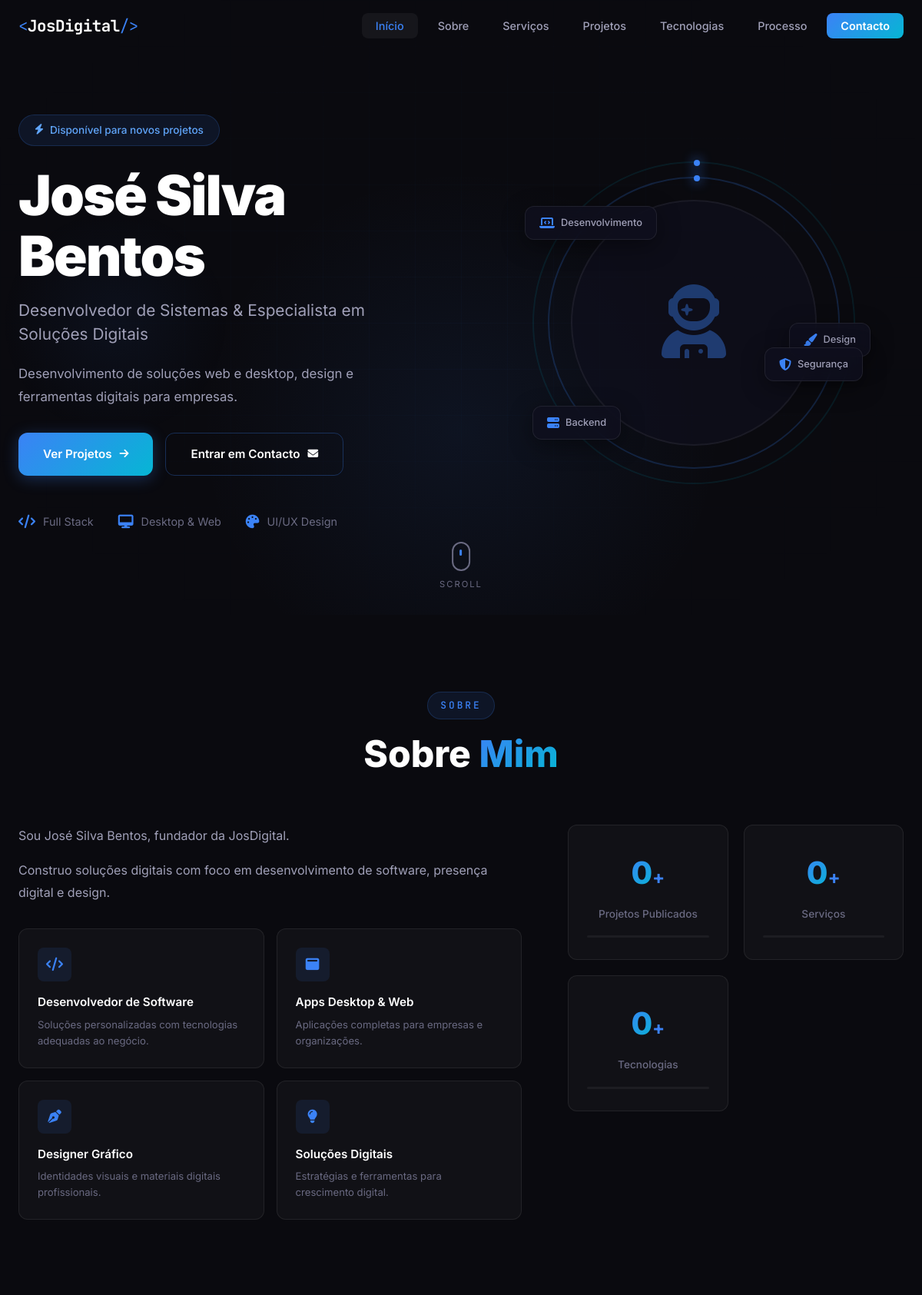
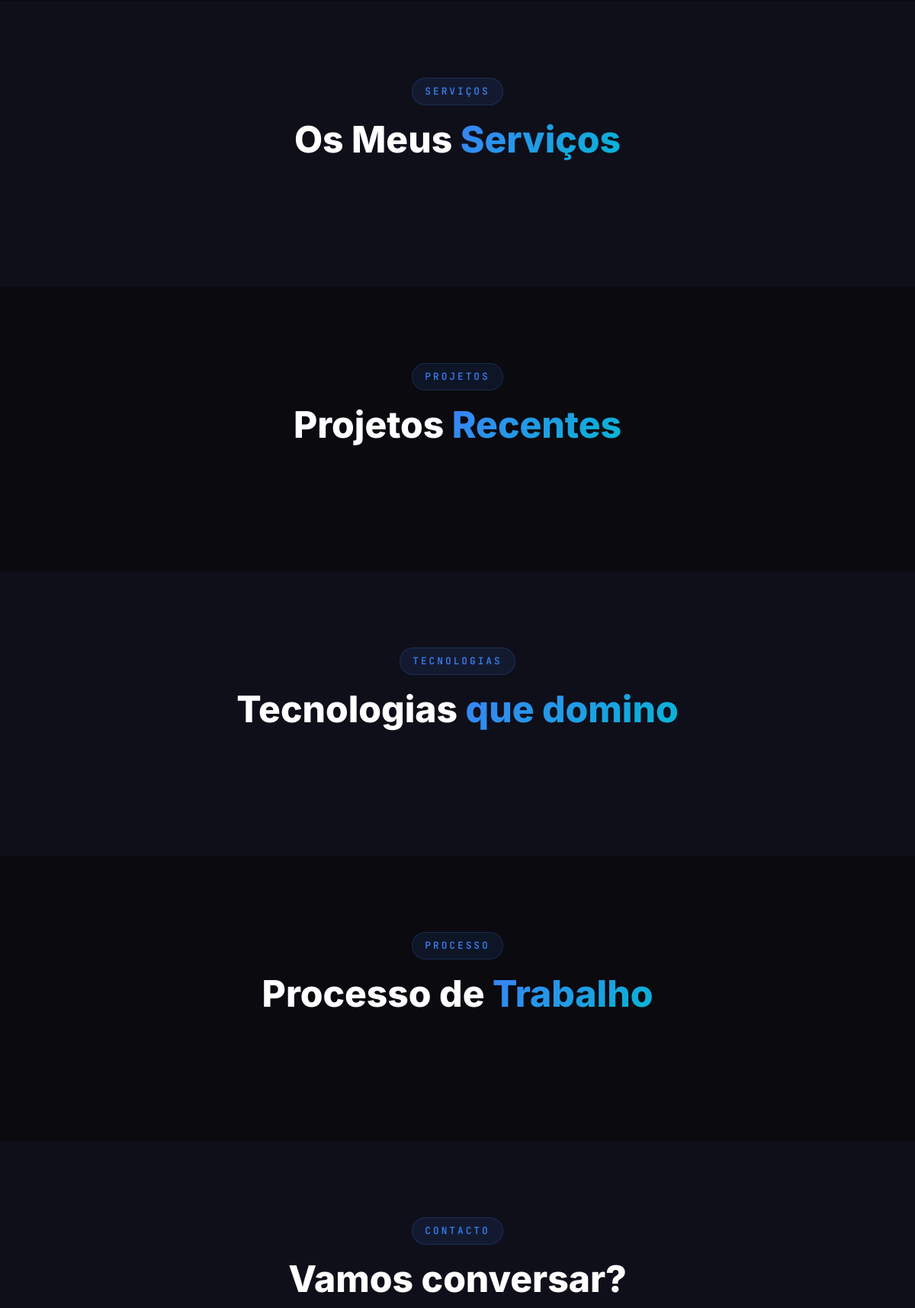
The page / (upper part) on the database its author committed (2 pictures, top to bottom).
### tables this page shows
CREATE TABLE IF NOT EXISTS site_settings (
  id TINYINT UNSIGNED PRIMARY KEY,
  site_name VARCHAR(150) NOT NULL,
  brand_name VARCHAR(150) NOT NULL,
  owner_name VARCHAR(150) NOT NULL,
  site_title VARCHAR(255) DEFAULT NULL,
  meta_description TEXT DEFAULT NULL,
  whatsapp VARCHAR(50) DEFAULT NULL,
  email VARCHAR(255) DEFAULT NULL,
  created_at TIMESTAMP DEFAULT CURRENT_TIMESTAMP,
  updated_at TIMESTAMP DEFAULT CURRENT_TIMESTAMP ON UPDATE CURRENT_TIMESTAMP
);

CREATE TABLE IF NOT EXISTS site_sections (
  id INT UNSIGNED AUTO_INCREMENT PRIMARY KEY,
  section_key VARCHAR(50) NOT NULL UNIQUE,
  menu_label VARCHAR(100) DEFAULT NULL,
  title VARCHAR(200) DEFAULT NULL,
  title_highlight VARCHAR(200) DEFAULT NULL,
  subtitle TEXT DEFAULT NULL,
  sort_order INT NOT NULL DEFAULT 0,
  item_limit INT DEFAULT NULL,
  is_active TINYINT(1) NOT NULL DEFAULT 1
);

CREATE TABLE IF NOT EXISTS hero (
  id TINYINT UNSIGNED PRIMARY KEY,
  badge VARCHAR(255) DEFAULT NULL,
  title VARCHAR(255) DEFAULT NULL,
  subtitle TEXT DEFAULT NULL,
  description TEXT DEFAULT NULL,
  button_primary VARCHAR(100) DEFAULT NULL,
  button_primary_url VARCHAR(255) DEFAULT NULL,
  button_secondary VARCHAR(100) DEFAULT NULL,
  button_secondary_url VARCHAR(255) DEFAULT NULL,
  media_id BIGINT UNSIGNED DEFAULT NULL,
  FOREIGN KEY(media_id) REFERENCES media(id) ON DELETE SET NULL
);

CREATE TABLE IF NOT EXISTS about (
  id TINYINT UNSIGNED PRIMARY KEY,
  title VARCHAR(255) DEFAULT NULL,
  description TEXT DEFAULT NULL,
  image_id BIGINT UNSIGNED DEFAULT NULL,
  FOREIGN KEY(image_id) REFERENCES media(id) ON DELETE SET NULL
);

### controllers/HomeController.php (called while the page is built, shortened)
<?php
require_once __DIR__ . '/../models/Content.php';
require_once __DIR__ . '/../models/Project.php';
final class HomeController
{
    public function index(): void
    {
        $settings = Content::settings();
        $sections = Content::sections();
        $hero = Content::hero();
        $about = Content::about();
        $services = Content::services();
        $technologies = Content::technologies();
        $projectSection = Content::section('projetos');
        require __DIR__ . '/../views/home.php';
    }
}

### index.php (called while the page is built, shortened)
<?php
require_once __DIR__ . '/config/database.php';
require_once __DIR__ . '/controllers/HomeController.php';
$controller = new HomeController();
$controller->index();

### config/database.php (called while the page is built, shortened)
<?php
function db(): PDO
{
    static $pdo = null;
    if ($pdo instanceof PDO) {
        return $pdo;
    }
    try {
        $dsn = sprintf(
            'mysql:host=%s;dbname=%s;charset=utf8mb4',
            DB_HOST,
            DB_NAME
        );
        $pdo = new PDO($dsn, DB_USER, DB_PASS, [
            PDO::ATTR_ERRMODE => PDO::ERRMODE_EXCEPTION,
            PDO::ATTR_DEFAULT_FETCH_MODE => PDO::FETCH_ASSOC,
            PDO::ATTR_EMULATE_PREPARES => false,
            PDO::ATTR_STRINGIFY_FETCHES => false,
        ]);
        return $pdo;
    } catch (PDOException $e) {
        error_log('JosPortifolio DB error: ' . $e->getMessage());
        throw new RuntimeException(
            'Não foi possível estabelecer ligação com a base de dados.',
            0,
            $e
        );
    }
}
function e(?string $value): string
{
    return htmlspecialchars((string) $value, ENT_QUOTES, 'UTF-8');
}

### models/Content.php (called while the page is built, shortened)
<?php
require_once __DIR__ . '/../config/database.php';
final class Content
{
    public static function settings(): array
    {
        $stmt = db()->prepare('SELECT * FROM site_settings WHERE id = 1 LIMIT 1');
        $stmt->execute();
        return $stmt->fetch() ?: [];
    }
    public static function sections(): array
    {
        $stmt = db()->query(
            'SELECT * FROM site_sections
             WHERE is_active = 1
             ORDER BY sort_order ASC, id ASC'
        );
        return $stmt->fetchAll();
    }
    public static function section(string $key): array
    {
        $stmt = db()->prepare(
            'SELECT * FROM site_sections WHERE section_key = :section_key LIMIT 1'
        );
        $stmt->execute(['section_key' => $key]);
        return $stmt->fetch() ?: [];
    }
    public static function hero(): array
    {
        $stmt = db()->query(
            'SELECT h.*, m.id AS media_id, m.mime_type AS media_mime_type
             FROM hero h
             LEFT JOIN media m ON m.id = h.media_id
             WHERE h.id = 1
             LIMIT 1'
        );
        return $stmt->fetch() ?: [];
    }
    public static function about(): array
    {
        $stmt = db()->query(
            'SELECT a.*, m.id AS image_id, m.mime_type AS image_mime_type
             FROM about a
             LEFT JOIN media m ON m.id = a.image_id
             WHERE a.id = 1
             LIMIT 1'
        );
        return $stmt->fetch() ?: [];
    }
    public static function services(bool $includeInactive = false): array
    {
        $where = $includeInactive ? '' : 'WHERE s.is_active = 1';
        $sql = "SELECT s.*, m.id AS icon_media_id, m.mime_type AS icon_mime_type
                FROM services s
                LEFT JOIN media m ON m.id = s.icon_media_id
                {$where}
                ORDER BY s.sort_order ASC, s.id ASC";
        return db()->query($sql)->fetchAll();
    }
    public static function technologies(bool $includeInactive = false): array
    {
        $where = $includeInactive ? '' : 'WHERE t.is_active = 1';
        $sql = "SELECT t.*, m.id AS icon_media_id, m.mime_type AS icon_mime_type
                FROM technologies t
                LEFT JOIN media m ON m.id = t.icon_media_id
                {$where}
                ORDER BY t.category ASC, t.sort_order ASC, t.id ASC";
        return db()->query($sql)->fetchAll();
    }
}

### models/Project.php (called while the page is built, shortened)
<?php
require_once __DIR__ . '/../config/database.php';
final class Project
{
    public static function countPublished(): int
    {
        return (int) db()->query("SELECT COUNT(*) FROM projects WHERE status = 'published'")->fetchColumn();
    }
}

### views/home.php (the view, shortened to what this page needs)
<?php
$settings = $settings ?? [];
$sections = $sections ?? [];
$secMap = [];
foreach ($sections as $section) {
    $secMap[$section['section_key']] = $section;
}
$heroMediaId = !empty($hero['media_id']) ? (int) $hero['media_id'] : 0;
?>
<!DOCTYPE html>
<html lang="pt-AO">
<head>
    <link rel="stylesheet" href="https://cdnjs.cloudflare.com/ajax/libs/font-awesome/6.5.1/css/all.min.css">
    <link rel="stylesheet" href="assets/css/style.css">
</head>
<body>
<nav class="navbar" id="navbar">
    <div class="nav-container">
        <a href="#hero" class="nav-logo">
            <span class="logo-bracket">&lt;</span><?= e($settings['brand_name'] ?? 'JosDigital') ?><span class="logo-bracket">/&gt;</span>
        </a>
        <ul class="nav-menu" id="navMenu">
            <li><a href="#hero" class="nav-link active">Início</a></li>
            <?php foreach ($sections as $section): if (($section['section_key'] ?? '') === 'hero') continue; ?>
                <li>
                    <a href="#<?= e($section['section_key']) ?>"
                       class="nav-link <?= ($section['section_key'] ?? '') === 'contacto' ? 'nav-cta' : '' ?>">
                        <?= e($section['menu_label'] ?: ($section['title'] ?: ucfirst($section['section_key']))) ?>
                    </a>
                </li>
            <?php endforeach; ?>
        </ul>
    </div>
</nav>
<section class="hero" id="hero">
    <div class="hero-bg">
        <div class="hero-grid"></div>
        <div class="hero-glow"></div>
        <div class="hero-particles" id="particles"></div>
    </div>
    <div class="hero-container">
        <div class="hero-content">
            <div class="hero-badge" data-animate="fade-up">
                <i class="fas fa-bolt"></i><?= e($hero['badge'] ?? 'Disponível para novos projetos') ?>
            </div>
            <h1 class="hero-name" data-animate="fade-up">
                <?= nl2br(e($hero['title'] ?? ($settings['owner_name'] ?? 'José Silva Bentos'))) ?>
            </h1>
            <h2 class="hero-title" data-animate="fade-up" data-delay="100">
                <?= e($hero['subtitle'] ?? 'Desenvolvedor de Sistemas & Especialista em Soluções Digitais') ?>
            </h2>
            <p class="hero-description" data-animate="fade-up" data-delay="200">
                <?= e($hero['description'] ?? '') ?>
            </p>
            <div class="hero-buttons" data-animate="fade-up" data-delay="300">
                <a href="<?= e($hero['button_primary_url'] ?? '#projetos') ?>" class="btn btn-primary">
                    <span><?= e($hero['button_primary'] ?? 'Ver Projetos') ?></span>
                    <i class="fas fa-arrow-right"></i>
                </a>
                <a href="<?= e($hero['button_secondary_url'] ?? '#contacto') ?>" class="btn btn-outline">
                    <span><?= e($hero['button_secondary'] ?? 'Entrar em Contacto') ?></span>
                    <i class="fas fa-envelope"></i>
                </a>
            </div>
            <div class="hero-stats" data-animate="fade-up" data-delay="400">
                <div class="hero-stat"><i class="fas fa-code"></i><span>Full Stack</span></div>
                <div class="hero-stat"><i class="fas fa-desktop"></i><span>Desktop & Web</span></div>
                <div class="hero-stat"><i class="fas fa-palette"></i><span>UI/UX Design</span></div>
            </div>
        </div>
        <div class="hero-visual" data-animate="fade-left">
            <div class="hero-avatar-container">
                <div class="avatar-ring"></div>
                <div class="avatar-ring avatar-ring-2"></div>
                <div class="hero-avatar">
                    <?php if ($heroMediaId): ?>
                        <img src="media.php?id=<?= $heroMediaId ?>" alt="<?= e($settings['owner_name'] ?? 'Perfil') ?>" class="avatar-img">
                    <?php else: ?>
                        <div class="avatar-placeholder"><i class="fas fa-user-astronaut"></i></div>
                    <?php endif; ?>
                </div>
                <div class="floating-card card-1"><i class="fas fa-laptop-code"></i><span>Desenvolvimento</span></div>
                <div class="floating-card card-2"><i class="fas fa-paint-brush"></i><span>Design</span></div>
                <div class="floating-card card-3"><i class="fas fa-server"></i><span>Backend</span></div>
                <div class="floating-card card-4"><i class="fas fa-shield-halved"></i><span>Segurança</span></div>
            </div>
        </div>
    </div>
    <a href="#sobre" class="scroll-indicator">
        <span class="scroll-mouse"><span class="scroll-wheel"></span></span>
        <span class="scroll-text">Scroll</span>
    </a>
</section>
<?php if (!empty($secMap['sobre']['is_active'])): ?>
<section class="section" id="sobre">
    <div class="container">
        <div class="section-header" data-animate="fade-up">
            <span class="section-tag"><?= e($secMap['sobre']['menu_label'] ?? 'Quem sou eu') ?></span>
            <h2 class="section-title"><?= e($secMap['sobre']['title'] ?? 'Sobre') ?> <span class="text-gradient"><?= e($secMap['sobre']['title_highlight'] ?? 'Mim') ?></span></h2>
        </div>
        <div class="about-grid">
            <div class="about-content" data-animate="fade-right">
                <div class="about-text">
                    <p><?= nl2br(e($about['title'] ?? 'Sou José Silva Bentos, fundador da JosDigital.')) ?></p>
                    <p><?= nl2br(e($about['description'] ?? '')) ?></p>
                </div>
                <div class="about-cards">
                    <div class="about-card"><div class="about-card-icon"><i class="fas fa-code"></i></div><h4>Desenvolvedor de Software</h4><p>Soluções personalizadas com tecnologias adequadas ao negócio.</p></div>
                    <div class="about-card"><div class="about-card-icon"><i class="fas fa-window-maximize"></i></div><h4>Apps Desktop & Web</h4><p>Aplicações completas para empresas e organizações.</p></div>
                    <div class="about-card"><div class="about-card-icon"><i class="fas fa-pen-nib"></i></div><h4>Designer Gráfico</h4><p>Identidades visuais e materiais digitais profissionais.</p></div>
                    <div class="about-card"><div class="about-card-icon"><i class="fas fa-lightbulb"></i></div><h4>Soluções Digitais</h4><p>Estratégias e ferramentas para crescimento digital.</p></div>
                </div>
            </div>
            <div class="about-stats" data-animate="fade-left">
                <div class="stat-card"><div class="stat-number" data-count="<?= Project::countPublished() ?>">0</div><div class="stat-plus">+</div><div class="stat-label">Projetos Publicados</div><div class="stat-bar"><span class="stat-bar-fill"></span></div></div>
                <div class="stat-card"><div class="stat-number" data-count="<?= count($services) ?>">0</div><div class="stat-plus">+</div><div class="stat-label">Serviços</div><div class="stat-bar"><span class="stat-bar-fill"></span></div></div>
                <div class="stat-card"><div class="stat-number" data-count="<?= count($technologies) ?>">0</div><div class="stat-plus">+</div><div class="stat-label">Tecnologias</div><div class="stat-bar"><span class="stat-bar-fill"></span></div></div>
            </div>
        </div>
    </div>
</section>
<?php endif; ?>
<?php if (!empty($secMap['servicos']['is_active'])): ?>
<section class="section section-alt" id="servicos">
    <div class="container">
        <div class="section-header" data-animate="fade-up">
            <span class="section-tag"><?= e($secMap['servicos']['menu_label'] ?? 'O que faço') ?></span>
            <h2 class="section-title"><?= e($secMap['servicos']['title'] ?? 'Os Meus') ?> <span class="text-gradient"><?= e($secMap['servicos']['title_highlight'] ?? 'Serviços') ?></span></h2>
        </div>
    </div>
</section>
<?php endif; ?>
<?php if (!empty($secMap['projetos']['is_active'])): ?>
<section class="section" id="projetos">
    <div class="container">
        <div class="section-header" data-animate="fade-up">
            <span class="section-tag"><?= e($secMap['projetos']['menu_label'] ?? 'Portfólio') ?></span>
            <h2 class="section-title"><?= e($secMap['projetos']['title'] ?? 'Projetos') ?> <span class="text-gradient"><?= e($secMap['projetos']['title_highlight'] ?? 'Recentes') ?></span></h2>
        </div>
    </div>
</section>
<?php endif; ?>
<?php if (!empty($secMap['tecnologias']['is_active'])): ?>
<section class="section section-alt" id="tecnologias">
    <div class="container">
        <div class="section-header" data-animate="fade-up">
            <span class="section-tag"><?= e($secMap['tecnologias']['menu_label'] ?? 'Stack') ?></span>
            <h2 class="section-title"><?= e($secMap['tecnologias']['title'] ?? 'Tecnologias') ?> <span class="text-gradient"><?= e($secMap['tecnologias']['title_highlight'] ?? 'que domino') ?></span></h2>
        </div>
    </div>
</section>
<?php endif; ?>
<?php if (!empty($secMap['processo']['is_active'])): ?>
<section class="section" id="processo">
    <div class="container">
        <div class="section-header" data-animate="fade-up">
            <span class="section-tag"><?= e($secMap['processo']['menu_label'] ?? 'Metodologia') ?></span>
            <h2 class="section-title"><?= e($secMap['processo']['title'] ?? 'Processo de') ?> <span class="text-gradient"><?= e($secMap['processo']['title_highlight'] ?? 'Trabalho') ?></span></h2>
        </div>
    </div>
</section>
<?php endif; ?>
<?php if (!empty($secMap['contacto']['is_active'])): ?>
<section class="section section-alt" id="contacto">
    <div class="container">
        <div class="section-header" data-animate="fade-up">
            <span class="section-tag"><?= e($secMap['contacto']['menu_label'] ?? 'Fale comigo') ?></span>
            <h2 class="section-title"><?= e($secMap['contacto']['title'] ?? 'Vamos conversar?') ?></h2>
        </div>
    </div>
</section>
<?php endif; ?>
</body>
</html>

### rows shown on the page
site_settings: brand_name "JosDigital"
site_sections: menu_label "Sobre", menu_label "SOBRE", title "Sobre", title_highlight "Mim"
site_sections: menu_label "Serviços", menu_label "SERVIÇOS", title "Os Meus", title_highlight "Serviços"
site_sections: menu_label "Projetos", menu_label "PROJETOS", title "Projetos", title_highlight "Recentes"
site_sections: menu_label "Tecnologias", menu_label "TECNOLOGIAS", title "Tecnologias", title_highlight "que domino"
site_sections: menu_label "Processo", menu_label "PROCESSO", title "Processo de", title_highlight "Trabalho"
site_sections: menu_label "Contacto", menu_label "CONTACTO", title "Vamos conversar?"
hero: badge "Disponível para novos projetos", title "José Silva Bentos", subtitle "Desenvolvedor de Sistemas & Especialista em Soluções Digitais", description "Desenvolvimento de soluções web e desktop, design e ferramentas digitais para empresas.", button_primary "Ver Projetos", button_secondary "Entrar em Contacto"
about: title "Sou José Silva Bentos, fundador da JosDigital.", description "Construo soluções digitais com foco em desenvolvimento de software, presença digital e design."
